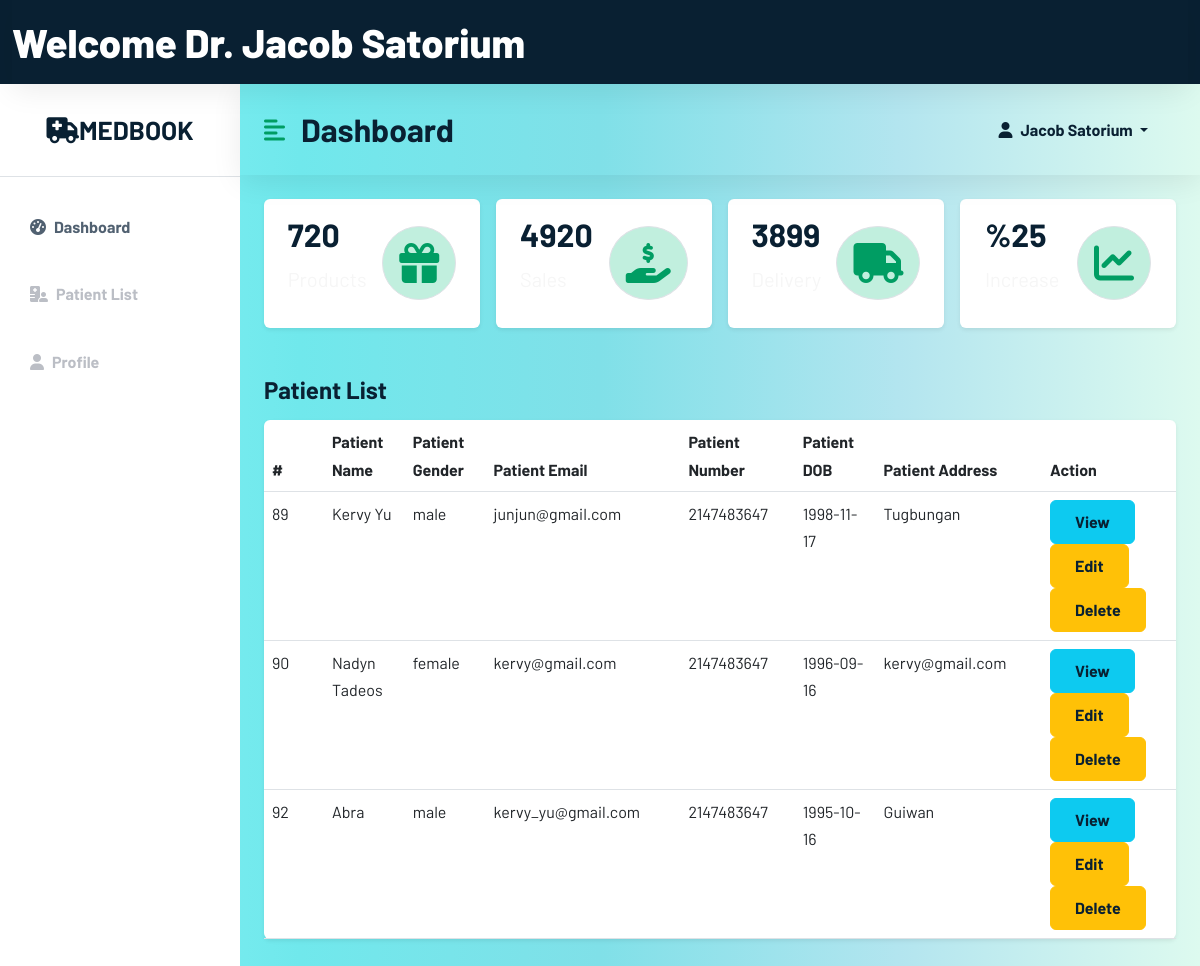
/Web_Tech/doctor/patientlist.php (signed in), run on the app's committed database.
### tables this page shows
CREATE TABLE `doctor` (
  `doctorID` int(11) NOT NULL,
  `d_FullName` varchar(100) NOT NULL,
  `d_email` varchar(100) NOT NULL,
  `d_number` int(12) NOT NULL,
  `d_address` varchar(100) NOT NULL,
  `d_password` varchar(100) NOT NULL,
  `d_DOB` date NOT NULL,
  `d_gender` varchar(100) NOT NULL,
  `doctor_type` varchar(100) NOT NULL DEFAULT 'doctor',
  `d_specialize` text NOT NULL
);

CREATE TABLE `patient` (
  `patientID` int(11) NOT NULL,
  `p_FullName` varchar(100) NOT NULL,
  `p_password` varchar(100) NOT NULL,
  `p_DOB` date NOT NULL,
  `p_gender` varchar(20) NOT NULL,
  `p_address` varchar(100) NOT NULL,
  `p_number` int(12) NOT NULL,
  `p_email` varchar(100) NOT NULL,
  `patient_type` varchar(100) NOT NULL DEFAULT 'user'
);

### Web_Tech/doctor/patientlist.php (the view, shortened to what this page needs)
<?php
include 'D:\xampp\htdocs\Web_Tech\config\config.php';
$currentDoc = $_SESSION['email'];
$sql = "SELECT * FROM doctor WHERE d_email = '$currentDoc'";
$result = mysqli_query($conn, $sql);
if ($result) {
if (mysqli_num_rows($result) > 0) {
while ($row = mysqli_fetch_array($result)) {
?>
<!DOCTYPE html>
<html lang="en">
<head>
    <link href="https://cdn.jsdelivr.net/npm/bootstrap@5.2.0/dist/css/bootstrap.min.css" rel="stylesheet">
    <link rel="stylesheet" href="/Web_Tech/css/style.css">
    <link rel="stylesheet" href="/Web_Tech/css/dochome.css">
</head>
<body>
<div class="container-fluid" id="wrapper-header">
    <nav class="navbar navbar-inverse navbar-fixed-top" role="navigation">
        <div class="navbar-header">
            <a class="navbar-brand" id="docheader" href="doctorhome.php">Welcome Dr. <?php echo $row['d_FullName'];?></a>
        </div>
    </nav>
</div>
<div class="d-flex" id="wrapper">
    <div class="bg-white" id="sidebar-wrapper">
        <div class="sidebar-heading text-center py-4 primary-text fs-4 fw-bold text-uppercase border-bottom">
            <a href="#" class="navbar-brand mb-0" >
                <i class="fa-solid fa-truck-medical"></i>MedBook
            </a>
        </div>
        <div class="list-group list-group-flush my-3">
            <a href="doctorhome.php" class="list-group-item list-group-item-action bg-transparent second-text active"><i
                    class="fas fa-tachometer-alt me-2"></i>Dashboard</a>
            <a href="#" class="list-group-item list-group-item-action bg-transparent second-text fw-bold">
                <i class="fas fa-hospital-user me-2"></i>Patient List</a>
            <a href="#" class="list-group-item list-group-item-action bg-transparent second-text fw-bold"><i
                    class="fas fa-user me-2"></i>Profile</a>
        </div>
    </div>
    <div id="page-content-wrapper">
        <nav class="navbar navbar-expand-lg navbar-light bg-transparent py-4 px-4">
            <div class="d-flex align-items-center">
                <i class="fas fa-align-left primary-text fs-4 me-3" id="menu-toggle"></i>
                <h2 class="fs-2 m-0">Dashboard</h2>
            </div>
            <div class="collapse navbar-collapse" id="navbarSupportedContent">
                <ul class="navbar-nav ms-auto mb-2 mb-lg-0">
                    <li class="nav-item dropdown">
                        <a class="nav-link dropdown-toggle second-text fw-bold" href="#" id="navbarDropdown"
                           role="button" data-bs-toggle="dropdown" aria-expanded="false">
                            <i class="fas fa-user me-2"></i><?php echo $row['d_FullName'];?>
                        </a>
                    </li>
                </ul>
            </div>
        </nav>
        <?php
        }
        }
        }
        ?>
        <div class="container-fluid px-4">
            <div class="row g-3 my-2">
                <div class="col-md-3">
                    <div class="p-3 bg-white shadow-sm d-flex justify-content-around align-items-center rounded">
                        <div>
                            <h3 class="fs-2">720</h3>
                            <p class="fs-5">Products</p>
                        </div>
                        <i class="fas fa-gift fs-1 primary-text border rounded-full secondary-bg p-3"></i>
                    </div>
                </div>
                <div class="col-md-3">
                    <div class="p-3 bg-white shadow-sm d-flex justify-content-around align-items-center rounded">
                        <div>
                            <h3 class="fs-2">4920</h3>
                            <p class="fs-5">Sales</p>
                        </div>
                        <i
                            class="fas fa-hand-holding-usd fs-1 primary-text border rounded-full secondary-bg p-3"></i>
                    </div>
                </div>
                <div class="col-md-3">
                    <div class="p-3 bg-white shadow-sm d-flex justify-content-around align-items-center rounded">
                        <div>
                            <h3 class="fs-2">3899</h3>
                            <p class="fs-5">Delivery</p>
                        </div>
                        <i class="fas fa-truck fs-1 primary-text border rounded-full secondary-bg p-3"></i>
                    </div>
                </div>
                <div class="col-md-3">
                    <div class="p-3 bg-white shadow-sm d-flex justify-content-around align-items-center rounded">
                        <div>
                            <h3 class="fs-2">%25</h3>
                            <p class="fs-5">Increase</p>
                        </div>
                        <i class="fas fa-chart-line fs-1 primary-text border rounded-full secondary-bg p-3"></i>
                    </div>
                </div>
            </div>
            <div class="row my-5">
                <h3 class="fs-4 mb-3">Patient List</h3>
                <div class="col">
                    <table class="table bg-white rounded shadow-sm  table-hover">
                        <thead>
                        <tr>
                            <th scope="col" width="50">#</th>
                            <th scope="col" width="50">Patient Name</th>
                            <th scope="col" width="50">Patient Gender</th>
                            <th scope="col" width="50">Patient Email</th>
                            <th scope="col" width="50">Patient Number</th>
                            <th scope="col" width="50">Patient DOB</th>
                            <th scope="col" width="50">Patient Address</th>
                            <th scope="col" width="50">Action</th>
                        </tr>
                        </thead>
                        <tbody>
                        <?php
                        $sql = "SELECT * FROM patient";
                        $result = mysqli_query($conn, $sql);
                        if ($result) {
                            if (mysqli_num_rows($result) > 0) {
                                while ($row = mysqli_fetch_array($result)) {
                                    ?>
                                    <tr>
                                        <td><?php echo $row['patientID'] ?></td>
                                        <td><?php echo $row['p_FullName'] ?></td>
                                        <td><?php echo $row['p_gender'] ?></td>
                                        <td><?php echo $row['p_email'] ?></td>
                                        <td><?php echo $row['p_number'] ?></td>
                                        <td><?php echo $row['p_DOB'] ?></td>
                                        <td><?php echo $row['p_address'] ?></td>
                                        <td>
                                            <button type="button" name="view" id="act_button" class="btn btn-info btn-xs view" data-bs-toggle="modal" data-bs-target="#patientDetails"><a class="glyphicon glyphicon-file" style="text-decoration: none;" title="View">View</a></button>
                                            <button type="button" name="update" id="act_button" class="btn btn-warning btn-xs update" data-bs-toggle="modal" data-bs-target="#myUpdate"><a class="glyphicon glyphicon-edit" style="text-decoration: none;" href="/Web_Tech/user/userappointment.php?update=<?php echo $row['patientID']; ?>" title="Edit">Edit</a></button>
                                            <button type="button" name="delete" id="act_button" class="btn btn-warning btn-xs update"><a class="glyphicon glyphicon-edit" style="text-decoration: none;" href="/Web_Tech/user/userappointment.php?delete=<?php echo $row['patientID']; ?>" title="Edit">Delete</a></button>
                                        </td>
                                    </tr>
                                    <?php
                                }
                            }
                        }
                        ?>
                        </tbody>
                    </table>
                </div>
            </div>
        </div>
    </div>
</div>
</body>
</html>

### Web_Tech/css/style.css (style rules this page uses)
h1,h2,h3,h4,h5,h6 { font-weight: 700; color: #092032; }
a { color: #092032; font-weight: 700; }
.navbar { box-shadow: 0px 6px 30px rgba(0, 0, 0, 0.08); }
.navbar a { color: #092032; text-decoration: none; font-weight: 500; transition: 0.5s ease; }
.navbar-brand { font-weight: 700; font-size: 26px; color: #092032; }
.nav-item { margin: 0px 20px 0px 20px; }
.btn { padding: 9px 24px; }
p { color: #f6f6f6; }

### Web_Tech/css/dochome.css (style rules this page uses)
:root { --main-bg-color: #009d63; --main-text-color: #009d63; --second-text-color: #bbbec5; --second-bg-color: #c1efde; }
#wrapper-header { background-color: #092032; }
#docheader { color: white; font-weight: 800; font-size: 40px; }
.primary-text { color: var(--main-text-color); }
.second-text { color: var(--second-text-color); }
.secondary-bg { background-color: var(--second-bg-color); }
.rounded-full { border-radius: 100%; }
#wrapper { overflow-x: hidden; background-image: linear-gradient( to right, #86f3f6, #70e8ec, #80e0e8, #b3e5ef, #ddfaef ); }
#sidebar-wrapper { min-height: 100vh; margin-left: -15rem; transition: 0.3s ease; }
.sidebar-heading a { font-weight: 700; font-size: 26px; color: #092032; transition: 0.3s ease; }
#sidebar-wrapper .sidebar-heading { padding: 0.875rem 1.25rem; font-size: 1.2rem; }
#sidebar-wrapper .list-group { width: 15rem; }
#page-content-wrapper { min-width: 100vw; }
#menu-toggle { cursor: pointer; }
.list-group-item { border: none; padding: 20px 30px; }
.list-group-item.active { background-color: transparent; color: var(--main-text-tablor); font-weight: bold; border: none; }
@media (min-width: 768px) { #sidebar-wrapper { margin-left: 0; } }
@media (min-width: 768px) { #page-content-wrapper { min-width: 0; width: 100%; } }

### data on the page
doctor: d_FullName "Jacob Satorium"
patient: patientID "89", p_FullName "Kervy Yu", p_gender "male", p_email "junjun@gmail.com", p_number "2147483647", p_DOB "1998-11-17", p_address "Tugbungan"
patient: patientID "90", p_FullName "Nadyn Tadeos", p_gender "female", p_email "kervy@gmail.com", p_number "2147483647", p_DOB "1996-09-16", p_address "kervy@gmail.com"
patient: patientID "92", p_FullName "Abra", p_gender "male", p_email "kervy_yu@gmail.com", p_number "2147483647", p_DOB "1995-10-16", p_address "Guiwan"
